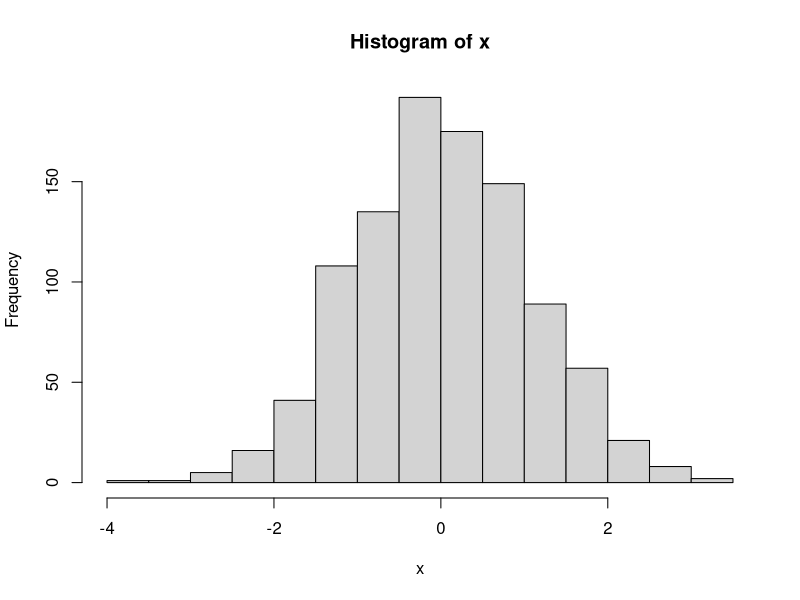
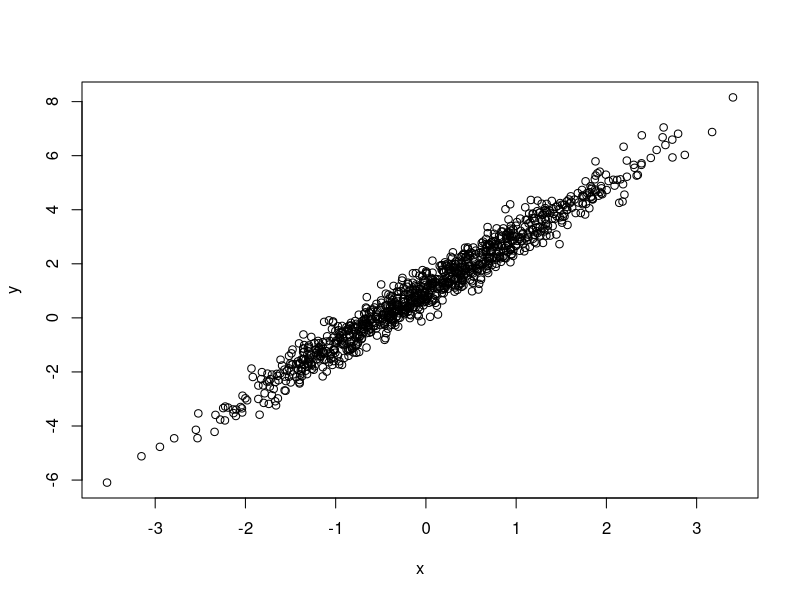

Write the R code that produced these figures, in order.
## ---- chunk 1
knitr::opts_chunk$set(
  collapse = TRUE,
  fig.width = 8,
  fig.height = 4
)
## ---- chunk 2
2 + 3

(18/3 + 1*2) ^ (4 - 2) - 6.18273
## ---- chunk 3
x = (18/3 + 1*2) ^ (4 - 2) - 6.18273
y = c(1, 3, 6, 9)
## ---- chunk 4
x = c(1, 3, 6, 9)
x
## ---- chunk 5
vec1 = 5:8
vec2 = c("My", "name", "is", "Jeff")
vec3 = c(TRUE, TRUE, TRUE, FALSE)
vec4 = factor(c("male", "male", "female", "female"))

class(vec1)
class(vec2)
class(vec3)
class(vec4)
## ---- chunk 6
vec4
as.numeric(vec4)

vec4 = relevel(vec4, ref = "male")
vec4
as.numeric(vec4)
## ---- chunk 7
mat1 = matrix(1:8, nrow = 2, ncol = 4)
mat1
## ---- chunk 8
mat2 = rbind(c(7,9,11,13), mat1)
mat2
## ---- chunk 9
mat3 = cbind(vec1, vec2)
mat3
## ---- chunk 10
vec1[1]
mat1[2,4]
## ---- chunk 11
vec1[2:3]
mat1[1, ]
## ---- chunk 12
vec1[c(TRUE, FALSE, TRUE, FALSE)]
vec1[vec1 > 2]
which(vec1 > 2)
## ---- chunk 13
vec1[2:3] = c(14, 15)
vec1

mat1[1,1] = 12; mat1[2,] = 1:4
mat1

vec4[1] = "Male"
vec4
## ---- chunk 14
colnames(mat1) = c("Col1", "Col2", "Col3", "Col4")
mat1[,c("Col1", "Col3")]
## ---- chunk 15
vec = rnorm(1000)

str(vec)
length(vec)
head(vec)
head(vec, 20)
tail(vec)
mean(vec)
median(vec)
summary(vec)

vec = sample(c("male", "female"), 1000, replace = TRUE, prob = c(.3, .7))
str(vec)
table(vec)
## ---- chunk 16
x = rnorm(1000)
y = 1 + 2 * x + rnorm(1000, 0, .4)
hist(x)
plot(x, y)
## ---- chunk 17
l = list(a = 1:5,
         b = matrix(1:8, 2, 4),
         c = TRUE,
         d = summary(rnorm(1000)))
l
## ---- chunk 18
l$a
l[[1]]
l[[1]][1:3]
## ---- chunk 19
vec = c(1, 2, NA, 4, 5, NULL, 6, 7)
vec
mean(vec)
mean(vec, na.rm = TRUE)
